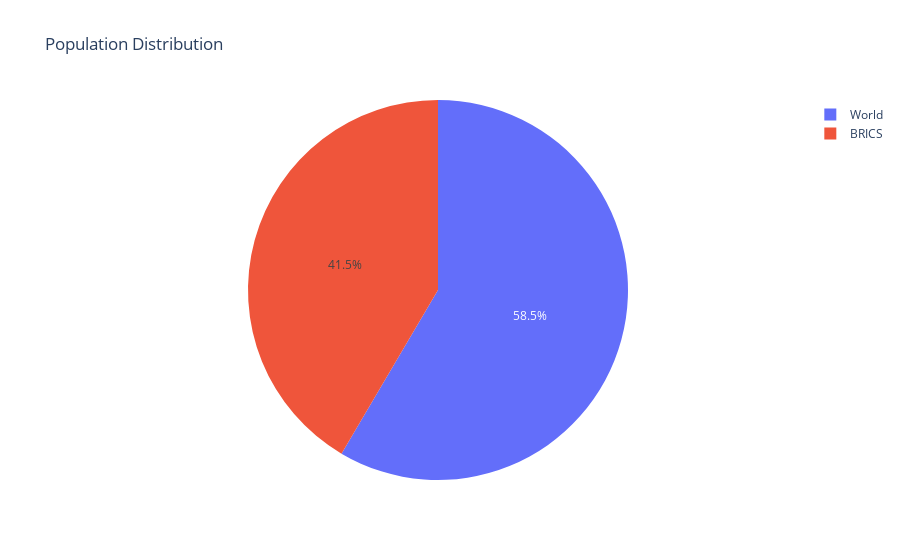

The notebook cell saved with this chart:
### Code cell
labels= ['World','BRICS']
data= [World_population-BRICS_population,BRICS_population]

fig = go.Figure(data=[go.Pie(values=data,labels=labels)])
fig.update_layout(title='Population Distribution')
fig.show()

### Figure 1 — Plotly figure (JSON) as saved in the notebook; plotly's stock layout.template omitted (floating-point values rounded to 4 significant figures)
{"data": [{"labels": ["World", "BRICS"], "type": "pie", "values": [50441949669, 35811542150]}], "layout": {"title": {"text": "Population Distribution"}}}
